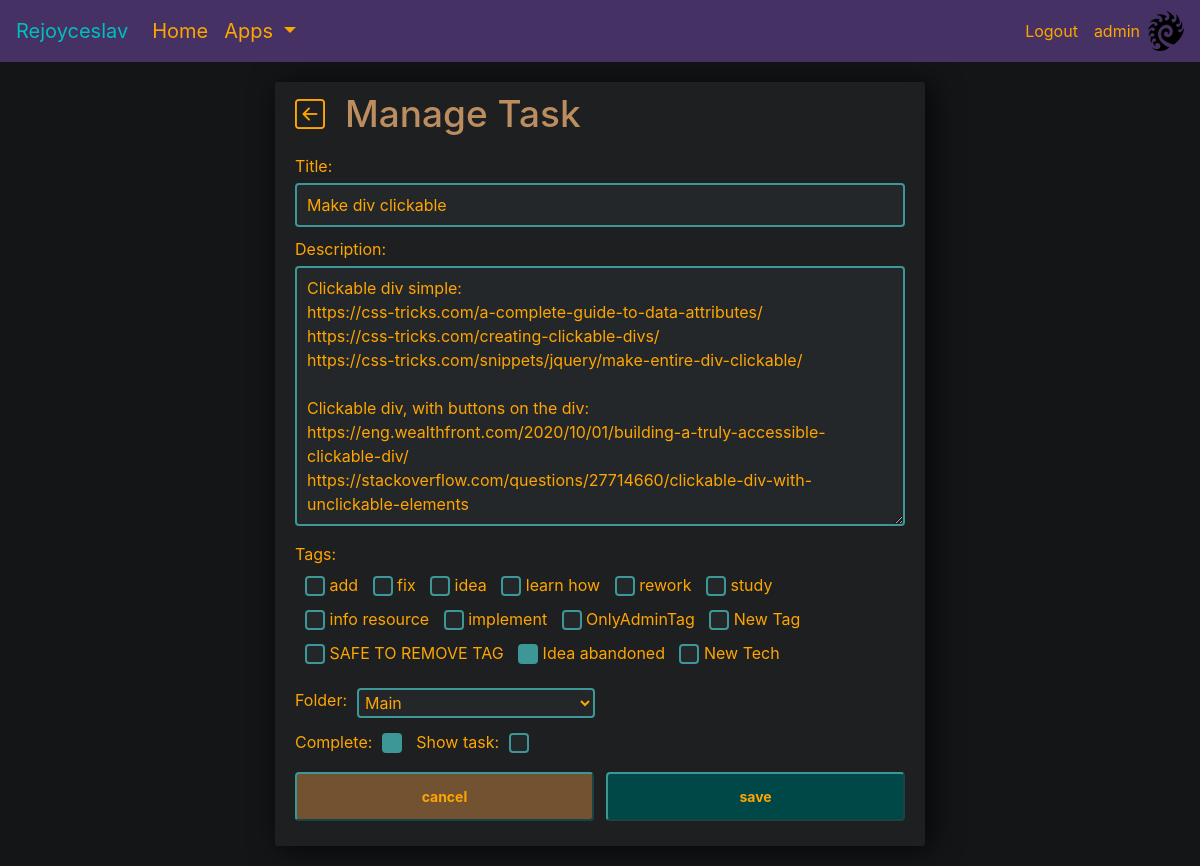
/tasks-edit/77 (signed in), run on an earlier commit of the app's database.
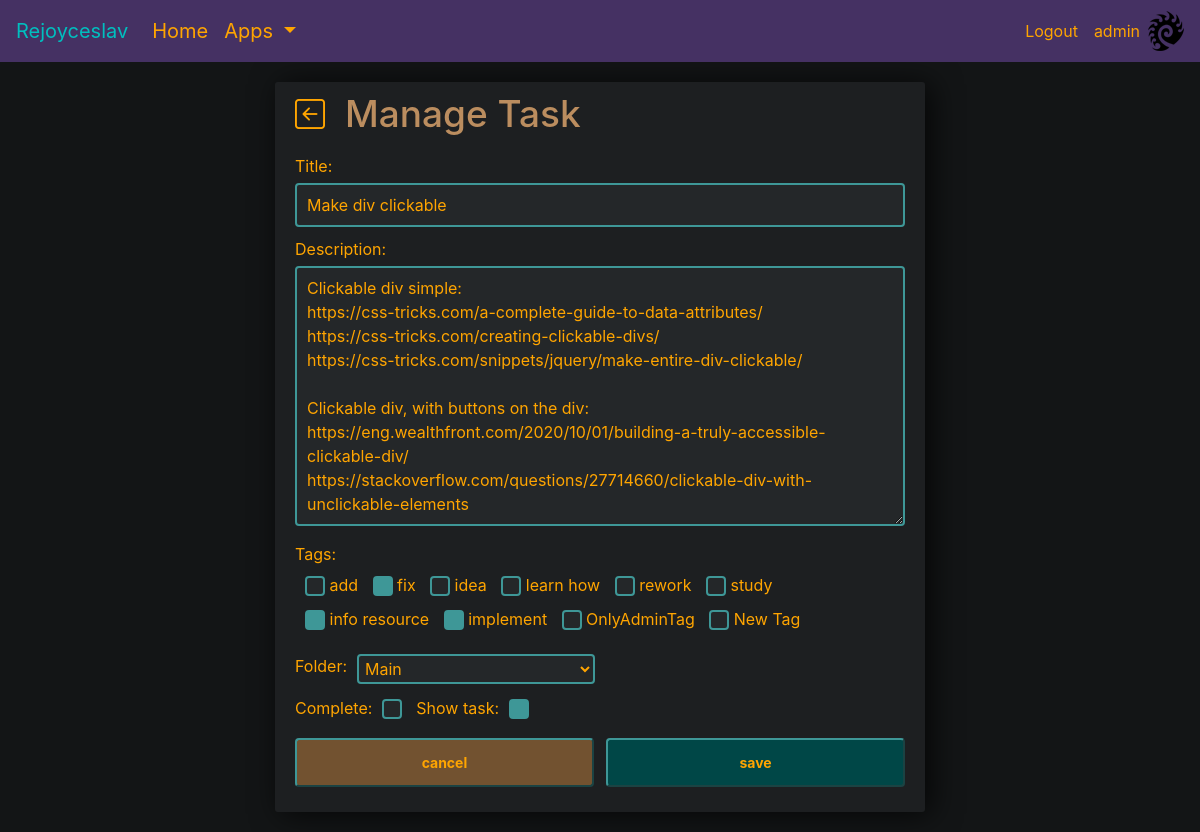
And on a later commit of the database.
### tasks/models.py (models this page shows, shortened)
class Task(models.Model):
    user = models.ForeignKey(User, on_delete=models.CASCADE, null=True, blank=False)
    title = models.CharField(max_length=70, blank=False)
    description = models.TextField(null=True, blank=True)
    complete = models.BooleanField(default=False)
    create = models.DateTimeField(auto_now_add=True)
    show_task = models.BooleanField(default=True)
    tags = models.ManyToManyField(Tag, blank=True)
    folder_selected = models.ForeignKey(Folder, on_delete=models.PROTECT, null=True, blank=True, default=None)
    class Meta:
        ordering = ['complete', '-id']  # when ordering multiple values, this is the order

### tasks/views.py (the view)
# urls.py: path('tasks-edit/<str:pk>', TaskEdit.as_view(), name='tasks_edit'),
class TaskEdit(LoginRequiredMixin, UpdateView):
    model = Task
    form_class = CustomTaskEdit
    success_url = reverse_lazy('tasks_list')
    def get_form_kwargs(self):  # this creates an endpoint 'user' for, in this case, forms
        kwargs = super(TaskEdit, self).get_form_kwargs()
        kwargs['user'] = self.request.user
        return kwargs

### tasks/forms.py
class CustomTaskEdit(ModelForm):
    def __init__(self, *args, **kwargs):
        user = kwargs.pop('user')  # takes 'user' from Views.
        super(CustomTaskEdit, self).__init__(*args, **kwargs)
        self.fields['title'].widget.attrs.update({'class': 'input-dark'})
        self.fields['description'].widget.attrs.update({'class': 'input-dark textarea', 'spellcheck': 'false'})
        self.fields['complete'].widget.attrs.update({'class': 'checkbox-dark'})
        self.fields['show_task'].widget.attrs.update({'class': 'checkbox-dark'})
        self.fields['tags'] = forms.ModelMultipleChoiceField(
            label='Tags',
            queryset=Tag.objects.filter(user=user),
            widget=forms.CheckboxSelectMultiple(attrs={'class': 'checkbox-dark'}),
        )
        self.fields['folder_selected'] = forms.ModelChoiceField(
            label='Folder',
            queryset=Folder.objects.filter(user=user),
            widget=forms.Select(attrs={'class': 'input-dark select-multiple-field'})
        )
    class Meta:
        model = Task
        fields = ['title', 'description', 'complete', 'show_task', 'tags', 'folder_selected']

### tasks/models.py (called while the page is built)
    def __str__(self):
        return self.name

### tasks/templates/tasks/task_form.html (shortened to what this page needs)
{% extends 'info_page.html' %}
{% block info_content %}
<div style="display: flex; margin-bottom: 10px">
        <div class="tooltip-wrapper" style="display: flex">
            <a href="{% url 'tasks_list' %}"><i id="backButton" style="font-size: 30px; color: orange" class="bi-arrow-left-square"></i></a>
        </div>
        <h2 style="padding-left: 20px; font-size: 37px">Manage Task</h2>
    </div>
<div>
    <form method="POST" id="CreateEditForm">
        <span>{{ form.title.label }}:</span>
        {{ form.title }}
        <span>{{ form.description.label }}:</span>
        {{ form.description }}
        <div style="margin-bottom: 5px; color: orange">{{ form.tags.label }}:</div>
        <div style="margin-bottom: 5px; padding-left: 10px">
        {% for tag in form.tags %}
        <span style="margin-right: 10px">{{ tag }}</span>
        {% endfor %}
        </div>
        <div style="margin-top: 10px; display: flex">
        <span style="padding-right: 10px; padding-top: 5px;">Folder:</span>
        {{ form.folder_selected }}
        </div>
        <span>{{ form.complete.label }}:</span>
        <span style="padding-left: 5px">{{ form.complete }}</span>
        <span style="padding-left: 10px">{{ form.show_task.label }}:</span>
        <span style="padding-left: 5px">{{ form.show_task }}</span>
    </form>
</div>
<div class="separator-horizontal" style="border-top: 8px solid transparent;"></div>
<div class="grid-container-two-buttons">
    <form action="{% url 'tasks_list' %}">
        <span>
            <input class="btn-sm btn-danger" style="float: left" type="submit" value="cancel">
        </span>
    </form>
    <span>    </span>
    <span>
        <input form="CreateEditForm" class="btn-sm btn-info" style="float: right" type="submit" value="save">
    </span>
</div>
{% endblock info_content %}

What changed in the data, as far as the page shows it:
changed Task "Make div clickable": complete "☑" → "☐"; show_task "☐" → "☑"
Also different on the page:
form field tags: "☐" → "☑"
list line gone: "☐ SAFE TO REMOVE TAG"
list line gone: "☑ Idea abandoned"
list line gone: "☐ New Tech"
